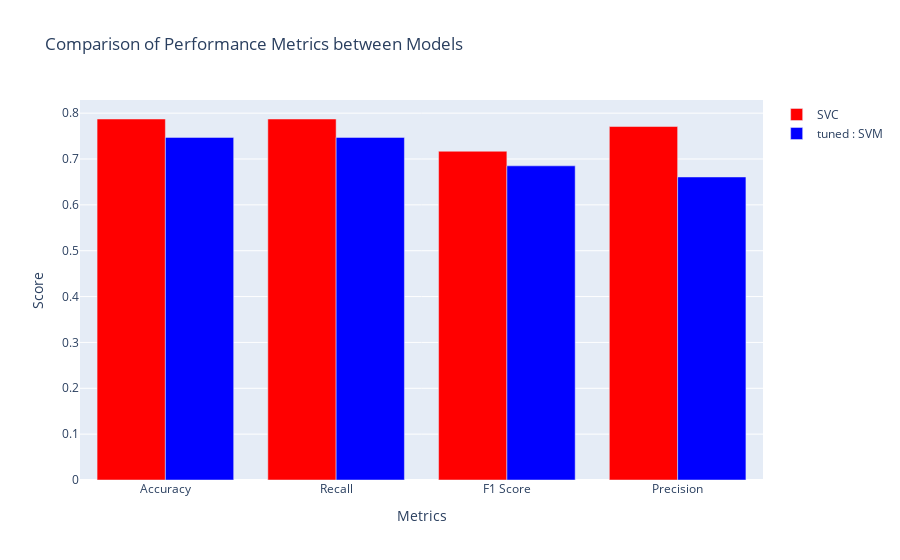

Source (notebook cell):
### Code cell
#Barplot comparing metrics before and after tuning for SVM
mdls = ['SVC', 'tuned : SVM']
metrics = list(sc_methods[models[0]].keys())
colors = {'SVC': 'red', 'tuned : SVM': 'blue'}

t = []
for m in mdls:
    val = [sc_methods[m][metric] for metric in metrics]
    trace = go.Bar(x=metrics, y=val, name=m, marker=dict(color=colors[m]))
    t.append(trace)

lay = go.Layout(
    title='Comparison of Performance Metrics between Models',
    xaxis=dict(title='Metrics'),
    yaxis=dict(title='Score'),
    barmode='group'
)

fig = go.Figure(data=t, layout=lay)
pyo.plot(fig, filename='SVM_linear.html', auto_open=False)
fig.show()

### Figure 1 — Plotly figure (JSON) as saved in the notebook; plotly's stock layout.template omitted (floating-point values rounded to 4 significant figures)
{"data": [{"marker": {"color": "red"}, "name": "SVC", "type": "bar", "x": ["Accuracy", "Recall", "F1 Score", "Precision"], "y": [0.7872, 0.7872, 0.7169, 0.7708]}, {"marker": {"color": "blue"}, "name": "tuned : SVM", "type": "bar", "x": ["Accuracy", "Recall", "F1 Score", "Precision"], "y": [0.7472, 0.7472, 0.6851, 0.6608]}], "layout": {"barmode": "group", "title": {"text": "Comparison of Performance Metrics between Models"}, "xaxis": {"title": {"text": "Metrics"}}, "yaxis": {"title": {"text": "Score"}}}}
